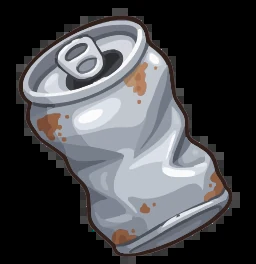
#> input picture assets/lite/games/fishing/can.webp, 256 x 264 px
$ python -i vectorize-ficha-assets.py   (imports and definitions only)
#> lines starting #> are read from the running program, lines starting #| are printed output that depends on the picture
"""Beta v4.5: vectoriza la ficha del personaje, sus íconos y los de la notificación de sueño.

Genera SVG sólo con trazados en assets/ui/ficha/. Requiere vtracer, Pillow,
numpy y opencv-python.

Uso:
  python scripts/vectorize-ficha-assets.py ficha=ficha.png hambre=comedero.png \
      sed=gota.png higiene=esponja.png energia=rayo.png luna=luna.png zzz=zzz.png

En ficha.png se borran antes los rellenos de muestra (pastillas grises del
nombre y el XP, cuadrados y pastillas de las celdas) para que el nombre, el
nivel, los íconos, los % y las barras los dibuje la página.
"""
import re, sys, tempfile
from pathlib import Path
import cv2, numpy as np, vtracer
from PIL import Image, ImageFilter

DEST = Path(__file__).resolve().parents[1] / "assets/ui/ficha"
# nombre: (lado al trazar, speckle, capas de color, precisión, filtro de mediana)
PARAMS = {"ficha": (1100, 6, 8, 2, False), "sed": (256, 10, 14, 1, True), "energia": (256, 10, 14, 1, True), "luna": (256, 10, 14, 1, True), "zzz": (256, 10, 14, 1, True)}
ICON = (256, 10, 16, 1, True)

def clean_placeholders(im):
    a = np.array(im)
    r, g, b = (a[:, :, i].astype(int) for i in range(3))
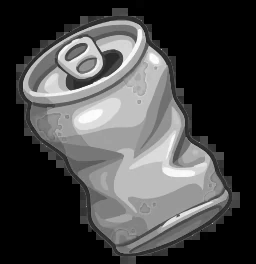
#> r: shape (264, 256) int64; min 0, max 255, mean 71.3
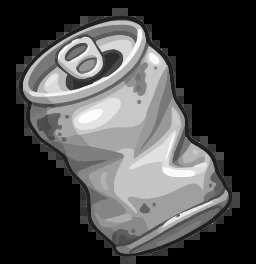
#> g: shape (264, 256) int64; min 0, max 255, mean 71.8
#> (the run stopped early here; a loop or call above may not have finished)
